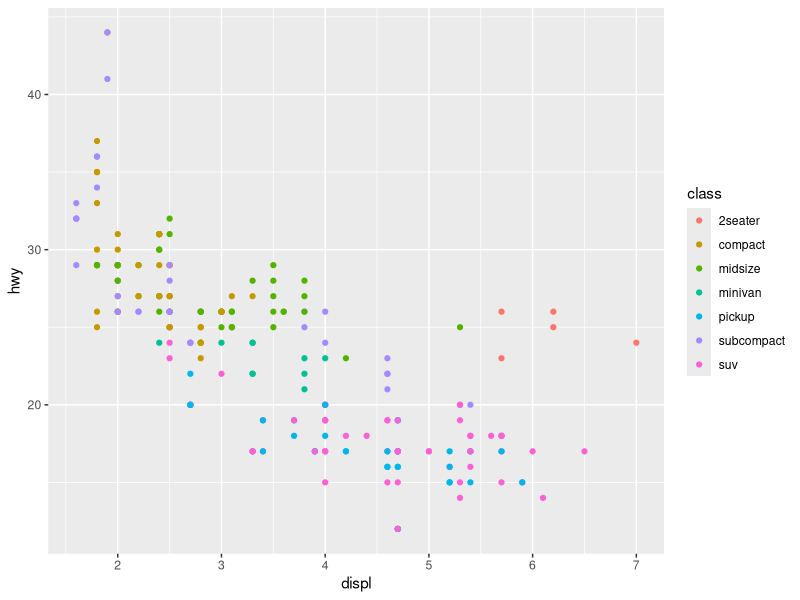
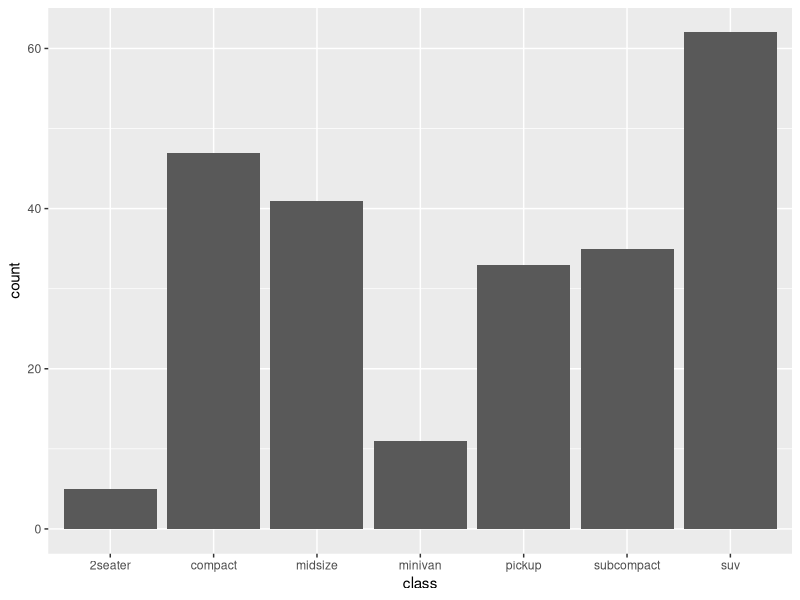
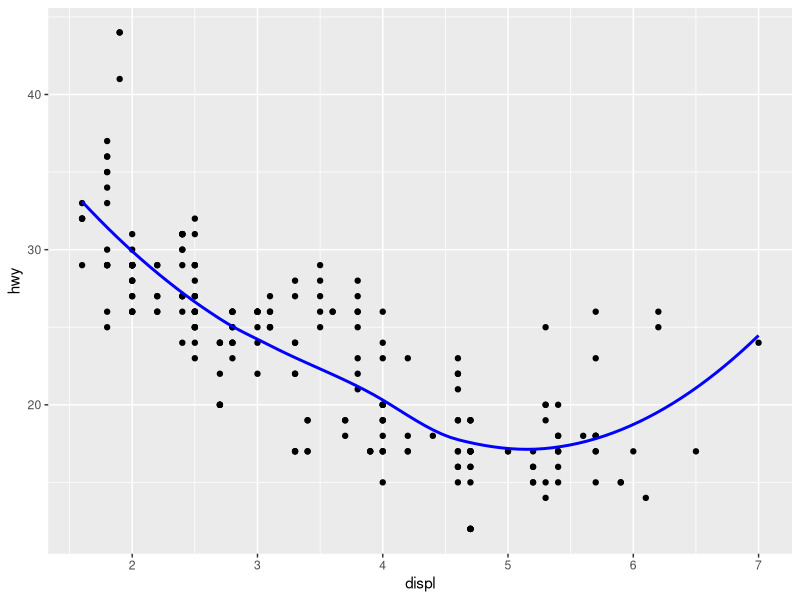
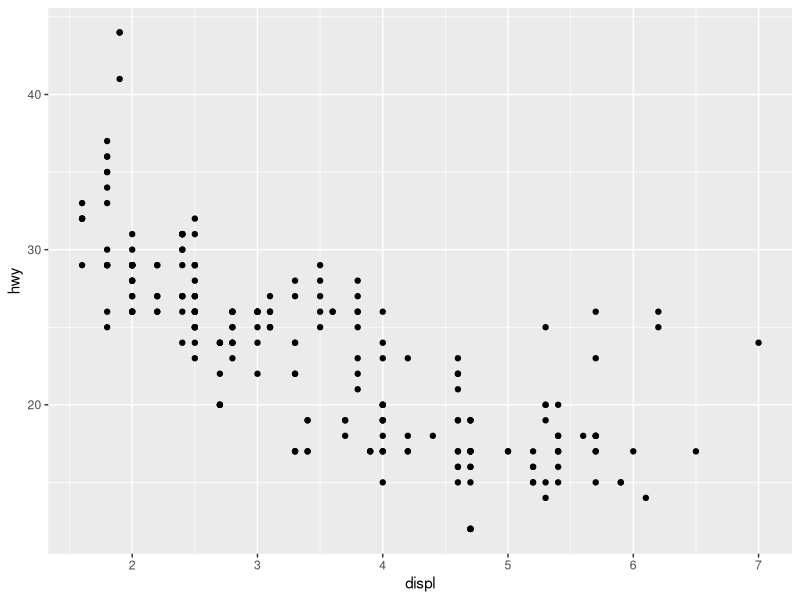

Generate these figures, in order, with R: (Note: this script raises an error after producing the figures.)
# Exercise 1: ggplot2 basics

# Install and load `ggplot2`
# You will also want to load `dplyr`
install.packages("ggplot2")
library(ggplot2)

View(mpg)
ggplot(data = mpg) + # data to plot # "add" geometry
  geom_point(mapping = aes(x = displ, y = hwy, color = class), size = 1.45) # geometric object(points)

ggplot(data = mpg) +
  geom_bar(mapping = aes(x = class)) # count is automatic

ggplot(data = mpg) +
  geom_point(mapping = aes(x = displ, y = hwy)) +
  geom_smooth(mapping = aes(x = displ, y = hwy), color = "blue", se=FALSE) # line of best fit

ggplot(data = mpg, mapping = aes(x = displ, y = hwy)) +
  geom_point() +
  

# For this exercise you'll be working with the `diamonds` data set included in the ggplot2 library
# Use `?diamonds` to get more information about this data set (including the column descriptions
# Also check the _column names_ and the _number of rows_ in the data set
View(diamonds)
col.names <- colnames(diamonds)
row.num <- nrow(diamonds)

# This data set has a lot of rows. To make things a bit more readable,
# use dplyr's `sample_n()` function to get a random 1000 rows from the data set
# Store this sample in a variable `diamonds.sample`
diamonds.sample <- sample_n(diamonds, size = 1000)
nrow(diamonds.sample)
View(diamonds.sample)
# Start by making a new `ggplot` with the `diamonds.sample` as the data (no geometry yet)
# What do you see?
ggplot(data = diamonds.sample)


# Draw a scatter plot (with point geometry) with for the `diamonds.sample` set,
# with the `carat` mapped to the x-position and `price` mapped to the y-position.
ggplot(data = diamonds.sample) +
  geom_point(mapping = aes(x = carat, y = price))

# Draw the same plot as above, but color each of the points based on their clarity.
ggplot(data = diamonds.sample) +
  geom_point(mapping = aes(x = carat, y = price, color = clarity))

# Draw the same plot as above, but for the entire `diamonds` data set. Note this may take
# a few seconds to generate.
ggplot(data = diamonds) +
  geom_point(mapping = aes(x = carat, y = price, color = clarity))

# Draw another scatter plot for `diamonds.sample` of price (y) by carat (x),
# but with all of the dots colored "blue".
# Hint: you'll need to set the color channel, not map a value to it!
ggplot(data = diamonds.sample) +
  geom_point(mapping = aes(x = carat, y = price), color = "blue")
# Draw a scatter plot for `diamonds.sample` of `price` by `carat`, where each
# point has an aesthetic _shape_ based on the diamond's `cut`.
ggplot(data = diamonds.sample, mapping = aes(x = carat, y = price)) +
  geom_point(mapping = aes(shape = cut))

# Draw a scatter plot for `diamonds.sample` of *`cut`* by `carat`, where each
# point has an aesthetic _size_ based on the diamond's *`price`*
ggplot(data = diamonds.sample) +
  geom_point(mapping = aes(x = cut, y = carat, size = price))

# Try coloring the above plot based on the diamond's price!
ggplot(data = diamonds.sample) +
  geom_point(mapping = aes(x = cut, y = carat, size = price, color = price))

# Draw a line plot (with line geometry) for `diamonds.sample`. The x-position should be mapped to
# carat, y-position to price, and color to carat.
ggplot(data = diamonds.sample) +
  geom_line(mapping = aes(x = carat, y = price, color = carat))

# That's kind of messy. Try using `smooth` geometry instead.
ggplot(data = diamonds.sample) +
  geom_smooth(mapping = aes(x = carat, y = price, color = carat))


# Draw a plot with bar geometry (a bar chart), mapping the diamond's `cut` to the x-axis
ggplot(data = diamonds.sample, mapping = aes(x = cut)) +
  geom_bar()

# Add an aesthetic property that will _fill_ each bar geometry based on the `clarity` of the diamonds
# What kind of chart do you get?
ggplot(data = diamonds.sample, mapping = aes(x = cut, fill = clarity)) +
  geom_bar()
  

# Draw a histogram of diamond prices.
# Try mapping each bar based on clarity as well!
ggplot(data = diamonds) +
  geom_histogram(aes(x = price, fill = clarity, binwidth = 1000))

# (For a more traditional "bell-curve", make a histogram of diamond `depths`)

# Draw a plot of the `diamonds.sample` data (price by carat), with both points for each
# diamond AND smoothed lines for each cut (hint: in a separate color)
# Making the points have some `alpha` transparency will make the plot look nicer

# multiple geoms (point & smooth)


## Bonus
# Draw a bar chart of average diamond prices by clarity, and include "error bars" marking
# the standard error of each measurement.
#
# You can calculate standard error as the _standard deviation_ divided by the square root
# of the number of measurements (prices)

# Start by creating a data frame `diamond.summary` that includes summarized data for each clarity group.
# Your summary data shuld include the mean price and the standard error of the price.


# Then draw the plot. The error bars should stretch from the mean-error to the mean+error.
